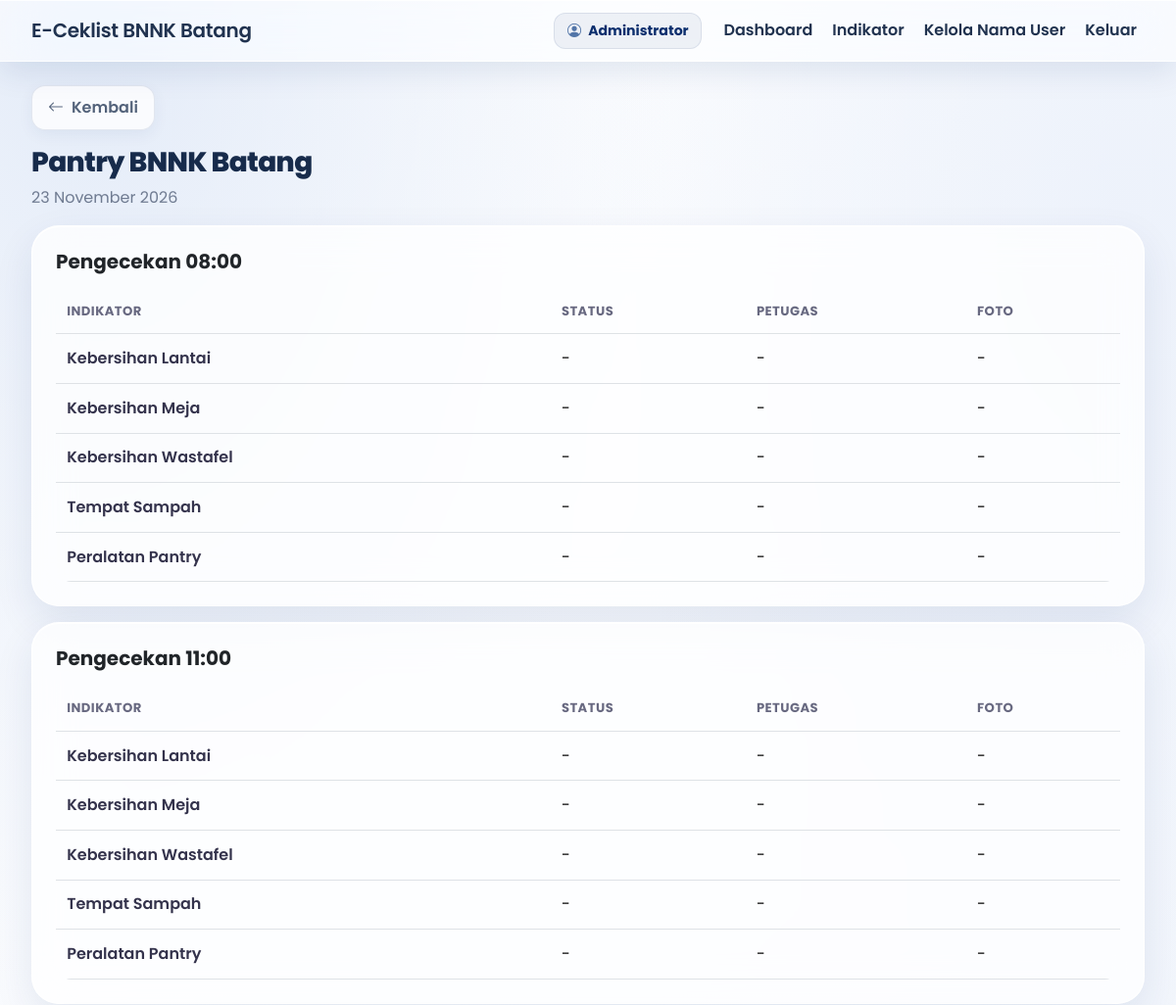
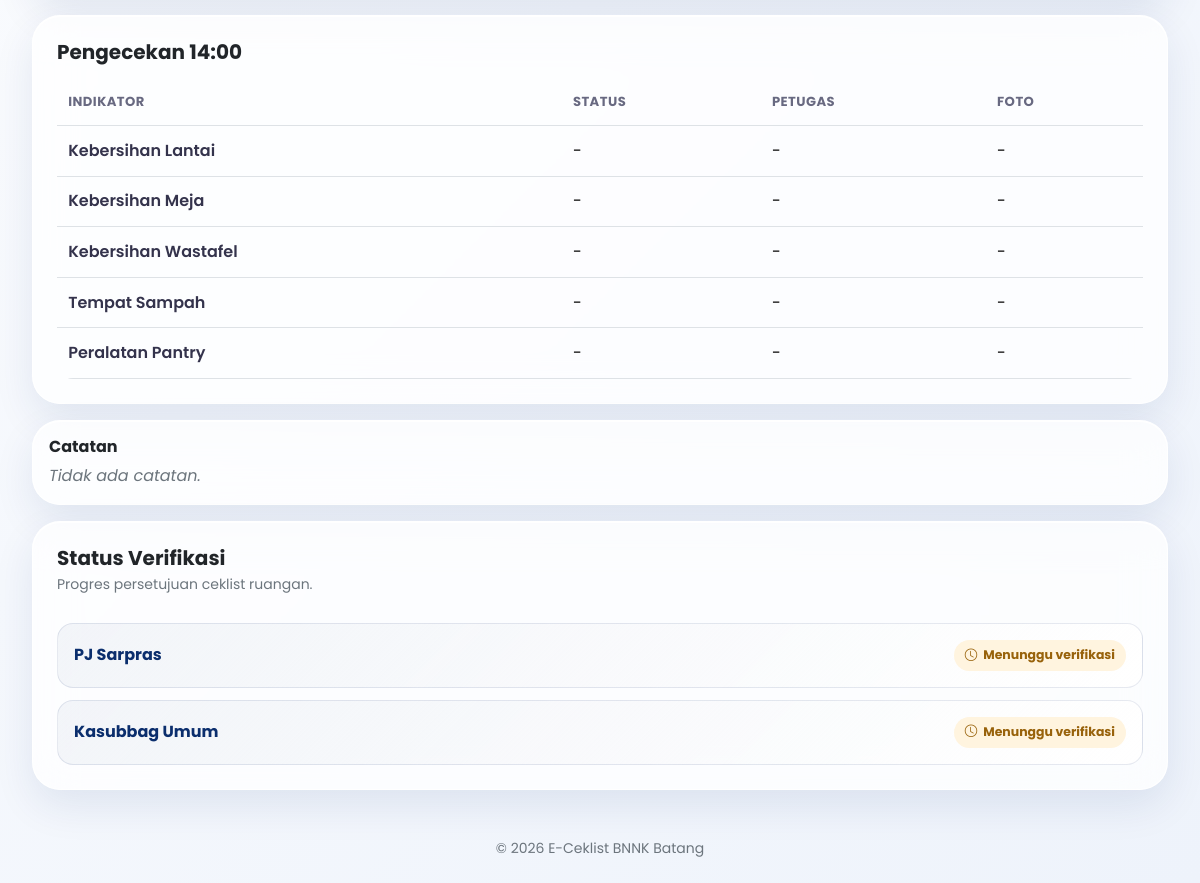
Screenshot of /verifikator/detail_ceklist.php?ruangan=2&tanggal=2026-11-23 (signed in) with the database file from the repository (2 pictures, top to bottom).
### tables this page shows
CREATE TABLE ruangan (
 id INT AUTO_INCREMENT PRIMARY KEY,
 kode_qr VARCHAR(60) NOT NULL UNIQUE,
 nama_ruangan VARCHAR(150) NOT NULL
);

CREATE TABLE indikator_ruangan (
 id INT AUTO_INCREMENT PRIMARY KEY,
 ruangan_id INT NOT NULL,
 nama_indikator VARCHAR(180) NOT NULL,
 urutan INT NOT NULL DEFAULT 1,
 CONSTRAINT fk_indikator_ruangan FOREIGN KEY (ruangan_id) REFERENCES ruangan(id) ON DELETE CASCADE
);

### config/koneksi.php (called while the page is built, shortened)
<?php
function e($value): string {
    return htmlspecialchars((string)($value ?? ''), ENT_QUOTES, 'UTF-8');
}
function base_url(string $path = ''): string {
    $script = str_replace('\\', '/', $_SERVER['SCRIPT_NAME'] ?? '/e-ceklist/index.php');
    $root = preg_replace('~/(auth|petugas|verifikator|admin|laporan)/.*$~', '', $script);
    $root = rtrim($root, '/');
    return ($root ?: '') . '/' . ltrim($path, '/');
}
function tanggal_indo(string $date): string {
    $bulan = [1=>'Januari','Februari','Maret','April','Mei','Juni','Juli','Agustus','September','Oktober','November','Desember'];
    $ts = strtotime($date);
    return date('j', $ts) . ' ' . $bulan[(int)date('n', $ts)] . ' ' . date('Y', $ts);
}
function stmt_rows(mysqli_stmt $stmt): array {
    $result = $stmt->get_result();
    return $result ? $result->fetch_all(MYSQLI_ASSOC) : [];
}

### verifikator/detail_ceklist.php (the view, shortened to what this page needs)
<?php
require_once __DIR__.'/../config/koneksi.php';require_role(['pj_sarpras','kasubbag_umum','admin']);
$rid=(int)($_GET['ruangan']??0);$date=$_GET['tanggal']??date('Y-m-d');
$s=$conn->prepare('SELECT r.*,h.id hid,h.catatan_temuan,h.verif_pj_sarpras,h.waktu_verif_pj,h.nama_verifikator_pj,h.verif_kasubbag,h.waktu_verif_kasubbag,h.nama_verifikator_kasubbag FROM ruangan r LEFT JOIN ceklist_harian h ON h.ruangan_id=r.id AND h.tanggal=? WHERE r.id=?');
$s->bind_param('si',$date,$rid);$s->execute();$room=$s->get_result()->fetch_assoc();if(!$room)redirect('verifikator/dashboard.php');
$data=[];
$s=$conn->prepare('SELECT * FROM indikator_ruangan WHERE ruangan_id=? ORDER BY urutan');$s->bind_param('i',$rid);$s->execute();$items=stmt_rows($s);
$page_title='Detail Ceklist';include __DIR__.'/../includes/header.php';
?>
<a href="<?= e(base_url('verifikator/dashboard.php?tanggal='.$date)) ?>" class="btn btn-light btn-back-rekap"><i class="bi bi-arrow-left me-2"></i>Kembali</a>
<h1 class="h3 page-heading mt-3"><?= e($room['nama_ruangan']) ?></h1><p class="muted"><?= e(tanggal_indo($date)) ?></p>
<?php foreach(['08:00','11:00','14:00'] as $jam): ?><div class="card p-3 p-md-4 mb-3"><h2 class="h5 fw-bold mb-3">Pengecekan <?= e($jam) ?></h2><?php $map=[];foreach($data[$jam]??[] as $d)$map[(int)$d['indikator_id']]=$d; ?>
<div class="detail-desktop-table"><div class="detail-table-wrap"><table class="table table-sm align-middle detail-table"><thead><tr><th>Indikator</th><th>Status</th><th>Petugas</th><th>Foto</th></tr></thead><tbody>
<?php foreach($items as $it):$d=$map[(int)$it['id']]??null; ?><tr><td><?= e($it['nama_indikator']) ?></td><td><?php if($d): ?><span class="badge <?= $d['status']==='Bersih/Rapi'?'text-bg-success':'text-bg-danger' ?>"><?= $d['status']==='Bersih/Rapi'?'Ya':'Tidak' ?></span><?php else: ?>-<?php endif; ?></td><td><?= e($d['nama_petugas']??$d['nama_lengkap']??'-') ?></td><td><?php if($d&&$d['foto_bukti']): ?><button class="btn btn-sm btn-outline-primary" data-bs-toggle="modal" data-bs-target="#fotoModal" data-foto="<?= e(url_foto_bukti($d['foto_bukti'])) ?>">Lihat</button><?php else: ?>-<?php endif; ?></td></tr><?php endforeach; ?>
</tbody></table></div></div>
</div><?php endforeach; ?>
<div class="card p-3 mb-3"><h2 class="h6 fw-bold mb-2">Catatan</h2><?= trim((string)($room['catatan_temuan']??''))!=='' ? nl2br(e($room['catatan_temuan'])) : '<span class="text-secondary fst-italic">Tidak ada catatan.</span>' ?></div>
<div class="card p-3 p-md-4"><h2 class="h5 fw-bold mb-1">Status Verifikasi</h2><p class="small text-secondary mb-3">Progres persetujuan ceklist ruangan.</p>
<div class="verification-card"><div class="verification-head"><span class="verification-role">PJ Sarpras</span><span class="verification-state <?= $room['verif_pj_sarpras']?'done':'pending' ?>"><i class="bi <?= $room['verif_pj_sarpras']?'bi-check-circle-fill':'bi-clock' ?>"></i><?= $room['verif_pj_sarpras']?'Terverifikasi':'Menunggu verifikasi' ?></span></div>
</div>
<div class="verification-card"><div class="verification-head"><span class="verification-role">Kasubbag Umum</span><span class="verification-state <?= $room['verif_kasubbag']?'done':'pending' ?>"><i class="bi <?= $room['verif_kasubbag']?'bi-check-circle-fill':'bi-clock' ?>"></i><?= $room['verif_kasubbag']?'Terverifikasi':'Menunggu verifikasi' ?></span></div>
</div></div>
<?php include __DIR__.'/../includes/footer.php'; ?>

### includes/header.php (style rules this page uses)
:root { --violet:#0B2E6D;--violet-dark:#082454;--ink:#17243b;--muted:#6f7b91;--line:rgba(255,255,255,.92);--glass:rgba(255,255,255,.76) }
* { box-sizing:border-box }
body { min-height:100vh;color:var(--ink);font-family:'Poppins',sans-serif;background:radial-gradient(ellipse at 8% 0%,#e3ebf8 0,transparent 38%),radial-gradient(ellipse at 96% 12%,#edf2fb 0,transparent 34%),linear-gradient(135deg,#ffffff 0%,#f5f8fd 52%,#eef3fb 100%);background-attachment:fixed }
.card { background:var(--glass);backdrop-filter:blur(20px);-webkit-backdrop-filter:blur(20px);border:1px solid var(--line);border-radius:28px;box-shadow:0 16px 42px rgba(11,46,109,.09),inset 0 1px 0 #fff }
.btn { border-radius:15px;font-weight:600;padding:.68rem 1.05rem;transition:transform .18s,box-shadow .18s }
.page-heading { font-weight:750;letter-spacing:-.65px;color:#172b4b }
.muted { color:var(--muted) }
.table { --bs-table-bg:transparent }
.table thead th { color:#686981;font-size:.82rem;text-transform:uppercase;letter-spacing:.035em }

### verifikator/detail_ceklist.php (style rules this page uses)
.btn-back-rekap { display:inline-flex;align-items:center;border:1px solid rgba(11,46,109,.10);background:rgba(255,255,255,.78);color:#53627a;border-radius:14px;padding:.62rem 1rem;font-weight:600;box-shadow:0 5px 16px rgba(11,46,109,.055);transition:background .18s,transform .18s }
.detail-table-wrap { overflow:hidden;border-radius:16px }
.detail-table { margin:0 }
.detail-table th,.detail-table td { vertical-align:middle;padding:.8rem .7rem }
.detail-table td:first-child { font-weight:600;color:#34334c;min-width:190px;white-space:normal;overflow-wrap:break-word;word-break:normal }
.verification-card { border:1px solid rgba(11,46,109,.10);border-radius:16px;background:linear-gradient(135deg,rgba(11,46,109,.045),rgba(255,255,255,.96));padding:16px;margin-top:12px }
.verification-head { display:flex;align-items:center;justify-content:space-between;gap:12px;flex-wrap:wrap }
.verification-role { font-weight:700;color:#0b2e6d }
.verification-state { display:inline-flex;align-items:center;gap:6px;border-radius:999px;padding:6px 11px;font-size:.78rem;font-weight:700 }
.verification-state.pending { background:#fff4df;color:#98620b }

### rows the page displays
ruangan: nama_ruangan "Pantry BNNK Batang"
indikator_ruangan: nama_indikator "Kebersihan Lantai", nama_petugas "-"
indikator_ruangan: nama_indikator "Kebersihan Meja", nama_petugas "-"
indikator_ruangan: nama_indikator "Kebersihan Wastafel", nama_petugas "-"
indikator_ruangan: nama_indikator "Tempat Sampah", nama_petugas "-"
indikator_ruangan: nama_indikator "Peralatan Pantry", nama_petugas "-"

### other values shown
$_SESSION['user']['nama_lengkap'] "Administrator"
$jam "08:00"
$jam "11:00"
$jam "14:00"
